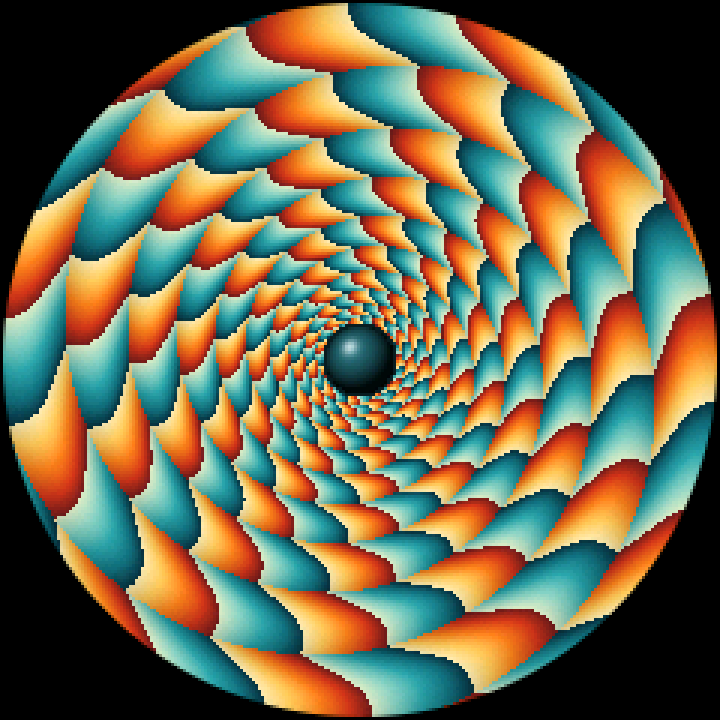

The script that saved this image:
"""Render the firmware's changing spiral pattern; requires Pillow and g++."""
from pathlib import Path
import argparse
import shutil
import subprocess
import tempfile
from PIL import Image, ImageStat

ROOT=Path(__file__).resolve().parent
parser=argparse.ArgumentParser(description=__doc__)
parser.add_argument('--output-dir',type=Path,default=ROOT)
out=parser.parse_args().output_dir
out.mkdir(parents=True,exist_ok=True)
adapter=r'''
#pragma once
#include <cstdint>
#include <cstdio>
#include <stdexcept>
namespace lgfx {
class LGFXBase {
public:
  uint16_t pixels[240*240]={};
  void setSwapBytes(bool) {}
  void pushImage(int x,int y,int w,int h,const uint16_t* source) {
    if(x<0 || y<0 || x+w>240 || y+h>240) throw std::runtime_error("Scanline bounds");
    for(int j=0;j<h;++j) for(int i=0;i<w;++i) pixels[(y+j)*240+x+i]=source[j*w+i];
  }
  void write(FILE* out) {
    for(uint16_t p:pixels) {
      const unsigned char rgb[]={static_cast<unsigned char>((p>>11)*255/31),
        static_cast<unsigned char>(((p>>5)&63)*255/63),static_cast<unsigned char>((p&31)*255/31)};
      if(fwrite(rgb,1,3,out)!=3) throw std::runtime_error("Write failed");
    }
  }
};
}
'''
harness=r'''
#include "DiscAnimation.h"
int main(int argc,char** argv) {
  if(argc!=2) return 1;
  FILE* out=fopen(argv[1],"wb");
  if(!out) return 2;
  SpinningDisc::Animation disc;
  lgfx::LGFXBase canvas;
  disc.begin(0xD15C2026);
  for(int tick=0;tick<600;++tick) {
    disc.update(1.0f/30);
    if(tick%2==0) {
      disc.draw(canvas);
      if(canvas.pixels[0]!=0 || canvas.pixels[239]!=0) return 3;
      canvas.write(out);
    }
  }
  fclose(out);
  for(int tick=0;tick<18000;++tick) {
    disc.update(1.0f/30);
    if(tick%300==0) disc.draw(canvas);
  }
  // Seeded replay verifies all randomized state resets correctly.
  disc.begin(0xD15C2026);
  SpinningDisc::Animation replay;
  replay.begin(0xD15C2026);
  lgfx::LGFXBase other;
  for(int i=0;i<240;++i) { disc.update(1.0f/30); replay.update(1.0f/30); }
  disc.draw(canvas); replay.draw(other);
  for(int i=0;i<240*240;++i) if(canvas.pixels[i]!=other.pixels[i]) return 4;
}
'''
compiler=shutil.which('g++')
if not compiler:
    raise SystemExit('g++ must be on PATH')
with tempfile.TemporaryDirectory(prefix='disc-preview-') as folder:
    tmp=Path(folder)
    (tmp/'LovyanGFX.hpp').write_text(adapter)
    (tmp/'preview.cpp').write_text(harness)
    exe,raw=tmp/'preview.exe',tmp/'frames.rgb'
    subprocess.run([compiler,'-std=c++17','-O2','-Wall','-Wextra','-Werror',
                    '-I',str(tmp),'-I',str(ROOT),str(tmp/'preview.cpp'),'-o',str(exe)],check=True)
    subprocess.run([str(exe),str(raw)],check=True)
    data=raw.read_bytes()
size=240*240*3
assert len(data)==300*size
frames=[Image.frombytes('RGB',(240,240),data[i:i+size]) for i in range(0,len(data),size)]
assert frames[0].tobytes()!=frames[1].tobytes()
first_mean=ImageStat.Stat(frames[0]).mean
later_mean=ImageStat.Stat(frames[130]).mean
assert max(abs(a-b) for a,b in zip(first_mean,later_mean))>8, 'Palette did not change'
frames[0].resize((720,720),Image.Resampling.NEAREST).save(out/'preview.png')
contact=Image.new('RGB',(960,240))
for i,index in enumerate([0,110,190,280]):
    contact.paste(frames[index],(240*i,0))
contact.save(out/'preview-contact.png')
swatches=Image.new('RGB',(240*8,240))
for i,index in enumerate([0,70,110,150,190,230,260,290]):
    swatches.paste(frames[index],(240*i,0))
palette=swatches.quantize(colors=256)
indexed=[frame.quantize(palette=palette,dither=Image.Dither.NONE) for frame in frames]
indexed[0].save(out/'preview.gif',save_all=True,append_images=indexed[1:],
                duration=[60,70,70]*100,loop=0,optimize=False)
print('Rendered 300 frames; motion, palette changes, bounds and seeded replay checks passed.')
